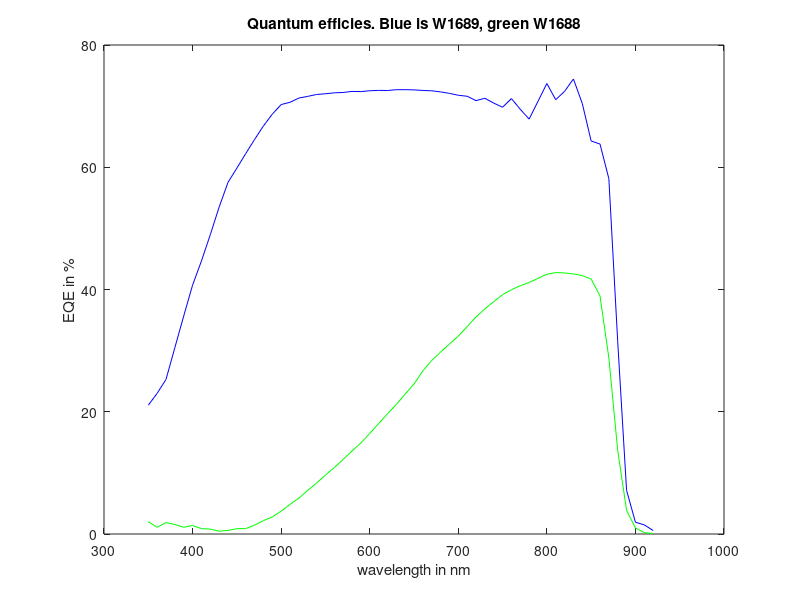
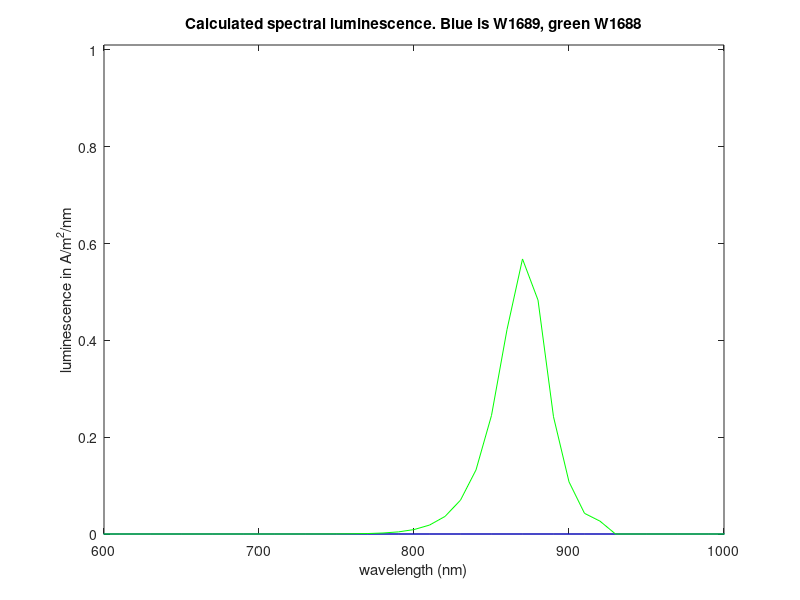

MATLAB code to generate these figures, in order:
clear all; clf; format long;

# Define some physical constants
global k=1.3806488e-23;
global q=1.60217646e-19;
global h=6.62606957e-34;
global c=299792458;
global Troom=293;
global Tsun=6000;

# Black-body energy density emission spectrum as function of wavelength in m
function [y] = bb(lam,Fs,T)
global k q h c;
	y = 8*Fs*h*c./(lam.^5) ./(exp(h*c./(lam*k *T)-1) ); # not sure about the 8
end
# Fuction to compute the number of photons
function [y] = numofphot(lam,Fs,T)
global k q h c;
	y = bb(lam,Fs,T).*lam/(h*c);
end
# Example EQE for W1689
EQE_1689=[350,0.2106928336
360,0.2301457638
370,0.2528985274
380,0.3048512132
390,0.3566626976
400,0.4071348396
410,0.4465933858
420,0.4896145631
430,0.5348703435
440,0.5753443344
450,0.5985453333
460,0.6223220811
470,0.6454429784
480,0.667584027
490,0.6868473876
500,0.70255083
510,0.7062906004
520,0.7132337738
530,0.7159509645
540,0.719052945
550,0.7202192665
560,0.7217732254
570,0.7223337092
580,0.7240661553
590,0.7237737724
600,0.7251560248
610,0.7257512675
620,0.7255840815
630,0.7268774147
640,0.7269128676
650,0.7265505948
660,0.7256640326
670,0.7250425359
680,0.7233006819
690,0.7208847828
700,0.7177654633
710,0.7161511134
720,0.7090033738
730,0.7128596609
740,0.7049346516
750,0.6982204498
760,0.7123020726
770,0.6948112422
780,0.6787893458
790,0.7078854339
800,0.736981522
810,0.7104851513
820,0.724192147
830,0.7444049968
840,0.7042466067
850,0.6429558937
860,0.637958733
870,0.5812911134
880,0.3144970891
890,0.0714055785
900,0.0192755004
910,0.0149613806
920,0.0056980765];
#W1688
EQE_1688=[350,0.0200133328
360,0.0109828343
370,0.0186919176
380,0.0155512493
390,0.0110166065
400,0.0138951277
410,0.0088050184
420,0.0079768259
430,0.0046475948
440,0.0057629112
450,0.0087415122
460,0.008832778
470,0.0145056795
480,0.0218672626
490,0.0279607592
500,0.0372175636
510,0.0485117289
520,0.0585402983
530,0.0714390316
540,0.0833273472
550,0.0964207185
560,0.1087318976
570,0.121922677
580,0.135874046
590,0.1489412532
600,0.1644164281
610,0.180547777
620,0.1964294488
630,0.211892315
640,0.2288818259
650,0.2453568681
660,0.2668926
670,0.2839491808
680,0.297600672
690,0.3107953973
700,0.3237631487
710,0.339343406
720,0.3550334838
730,0.3683078815
740,0.3801417336
750,0.3915064491
760,0.3995952867
770,0.4062665313
780,0.4114035278
790,0.4182320876
800,0.4250606475
810,0.4276094576
820,0.4271175156
830,0.425488329
840,0.422768264
850,0.4172130983
860,0.3894985062
870,0.2880523564
880,0.1365825386
890,0.0386944316
900,0.0098643869
910,0.0022668211
920,0.0008279732];

# Utility functions
function [y] = wavetoen(lambda)
global k q h c;
	y = h*c ./ lambda ;
end
function [y] =entowave(E);
global k q h c;
	y = h*c ./ E ;
end


### actual code

plot(EQE_1689(:,1),EQE_1689(:,2)*100,"b",EQE_1688(:,1),EQE_1688(:,2)*100,"g");
title "Quantum efficies. Blue is W1689, green W1688"
xlabel "wavelength in nm"
ylabel "EQE in %"
print -dpng eqes.png
disp("press return for next plot");
pause();

dlambda=(10:10:920000)*10^(-9); #wavelength-vector in m	
EQElong_1689=zeros(size(dlambda)(2),2);
EQElong_1688=zeros(size(dlambda)(2),2);
EQElong_1689(:,1)=dlambda;
EQElong_1688(:,1)=dlambda;
# fill new matrix with EQE data, zero where no data is given
for m=1:size(EQE_1689)(1)
	EQElong_1689(EQE_1689(m,1)/10,2)=EQE_1689(m,2);	#first row of EQE: lambda =350 assigned to 35th row of EQElong
	EQElong_1688(EQE_1688(m,1)/10,2)=EQE_1688(m,2);
end

F_sun=2.16e-5*pi;			#geometric factors, angular dependence of bb-law
F_bb=pi;

dlam=EQElong_1689(:,1);
J_sc_1689=q*trapz(dlam,numofphot(dlam,F_sun,Tsun).*EQElong_1689(:,2))
J_sc_1688=q*trapz(dlam,numofphot(dlam,F_sun,Tsun).*EQElong_1688(:,2))
J_rad_1689=q*trapz(dlam,numofphot(dlam,F_bb,Troom).*EQElong_1689(:,2))
J_rad_1688=q*trapz(dlam,numofphot(dlam,F_bb,Troom).*EQElong_1688(:,2))


Voc_1689=[0.6,0.61,0.62,0.63,0.64,0.65];
Voc_1688=1.01;
for m=1:6
	Q_led_1689(m)=J_rad_1689*exp(q*Voc_1689(m)/(k*Troom))/J_sc_1689;
	lum_1689(:,m)=exp(q*Voc_1689(m)/(k*Troom))*bb(dlam,F_bb,Troom).*EQElong_1689(:,2);
end
Q_led_1688=J_rad_1688*exp(q*Voc_1688/(k*Troom))/J_sc_1688
Voc_lim_1689=k*Troom/q * log(J_sc_1689(1) / J_rad_1689 +1)
Voc_lim_1688=k*Troom/q * log(J_sc_1688 / J_rad_1688 +1)

lum_1689=exp(q*Voc_1689(1)/(k*Troom))*bb(dlam,F_bb,Troom).*EQElong_1689(:,2);
lum_1688=exp(q*Voc_1688/(k*Troom))*bb(dlam,F_bb,Troom).*EQElong_1688(:,2);
plot(dlam*10^(9),lum_1689(:,1),"b",dlam*10^(9),lum_1688,"g"); #plotting in nm
axis([600,1000,0,1.01]);
title "Calculated spectral luminescence. Blue is W1689, green W1688"
xlabel "wavelength (nm)";
ylabel "luminescence in A/m^2/nm";
print -dpng lumines.png
disp("press return for next plot");
pause();
